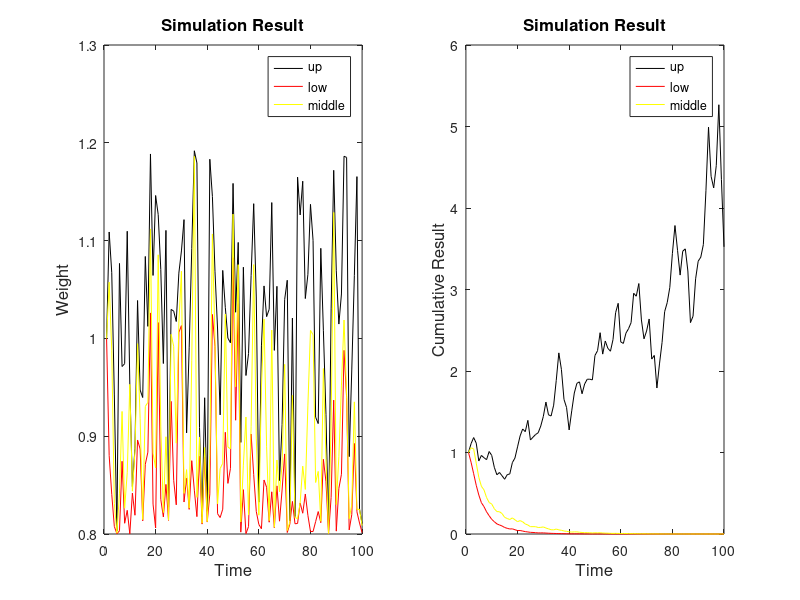

MATLAB code for this plot:
clear;
clc;
%% initialization
dim = 100;
up = ones(1,dim); % upper confidence
                  % define dim
low = ones(1,dim); % lower confidence
                   % define dim
mid = ones(1,dim); % blending
                   % define dim
%% sampling
for i = 2:dim
    up(1,i) = 0.9+rand(1,1);
    while(up(1,i) > 1.2)
        up(1,i) = 0.8+rand(1,1);
    end
    mid(1,i) = 0.8+rand(1,1);
    while(mid(1,i) > up(1,i))
        mid(1,i) = 0.8+rand(1,1);
    end
    low(1,i) = 0.8+rand(1,1);
    while(low(1,i) > mid(1,i))
        low(1,i) = 0.8+rand(1,1);
    end
end
%% computation of cumulative result
rup = up; % result of up
          % define dim
rlow = low; % result of low
            % define dim
rmid = mid; % result of middle
            % define dim
for i = 2:dim
    rup(1,i) = rup(1,i-1) * up(1,i);
    rlow(1,i) = rlow(1,i-1) * low(1,i);
    rmid(1,i) = rmid(1,i-1) * mid(1,i);
end
%% graph
%***************************************graph1
subplot(1,2,1);
plot(up,'k');
hold on;
plot(low,'r');
hold on;
plot(mid,'y');
title('Simulation Result','fontsize',12);
xlabel('Time','fontsize',12);
ylabel('Weight','fontsize',12);
legend('up','low','middle');
%***************************************graph1

%***************************************graph2
subplot(1,2,2);
plot(rup,'k');
hold on;
plot(rlow,'r');
hold on;
plot(rmid,'y');
title('Simulation Result','fontsize',12);
xlabel('Time','fontsize',12);
ylabel('Cumulative Result','fontsize',12);
legend('up','low','middle');
 %***************************************graph2